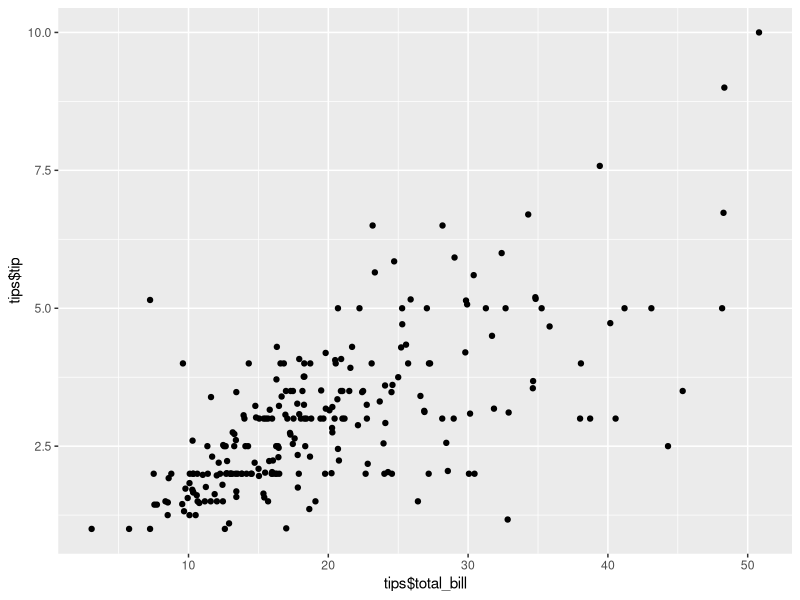
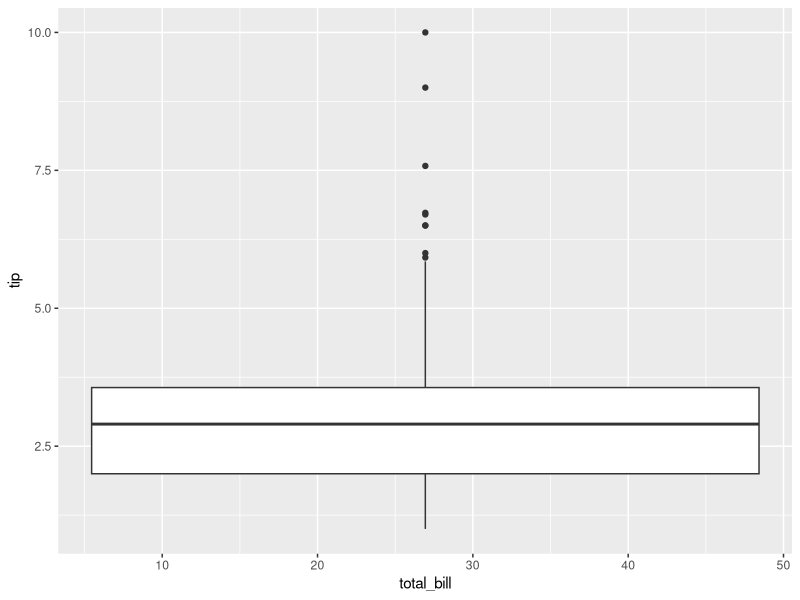
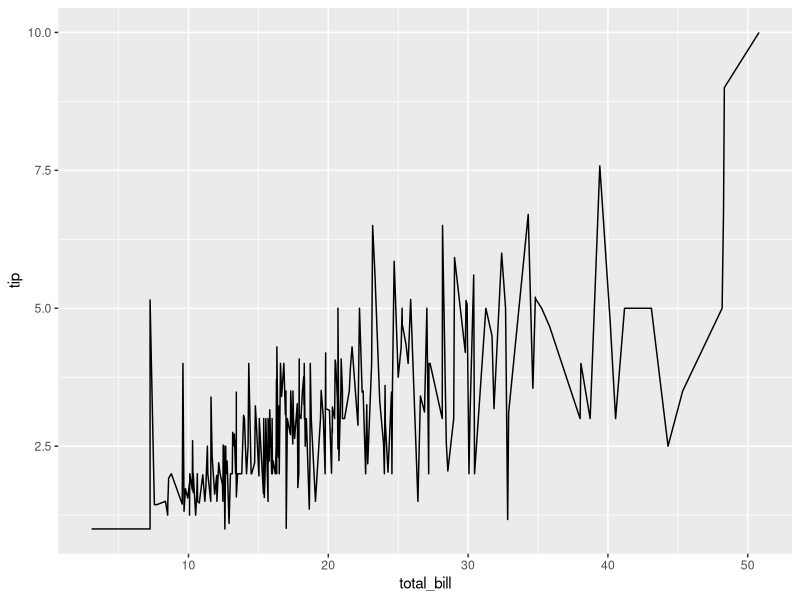
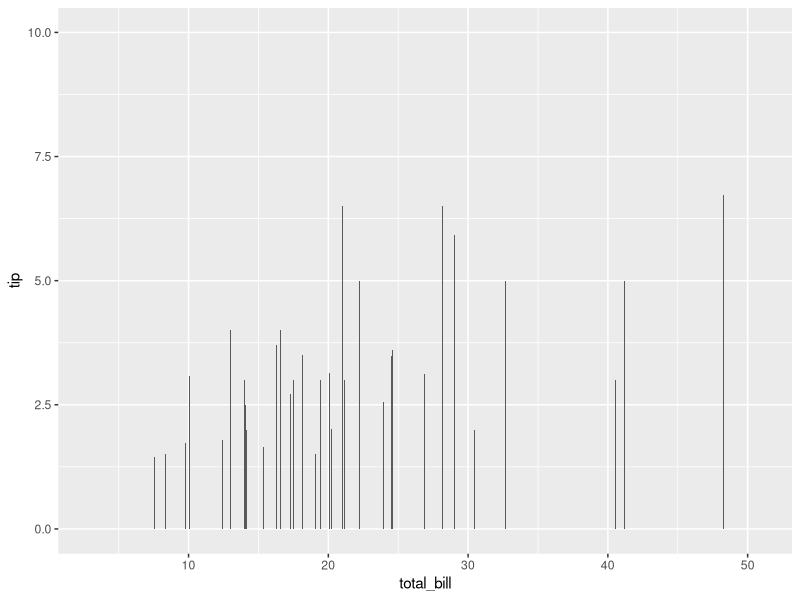
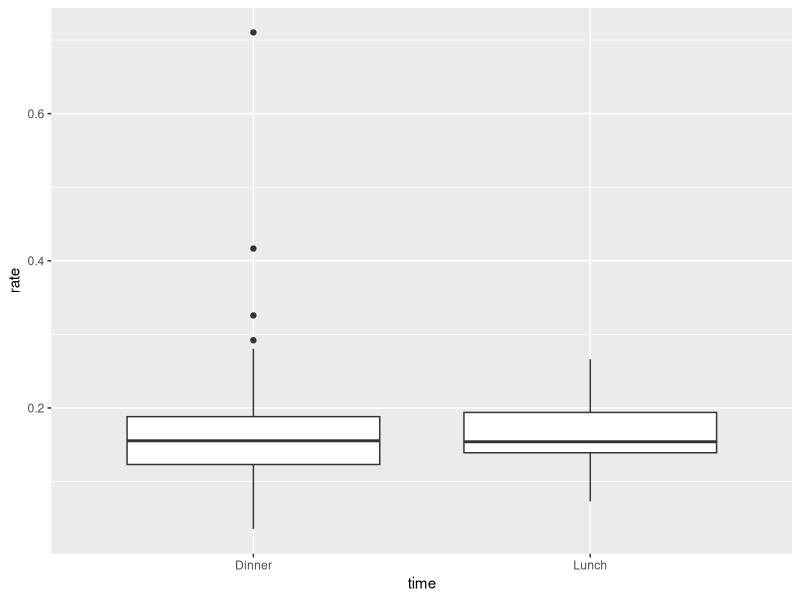
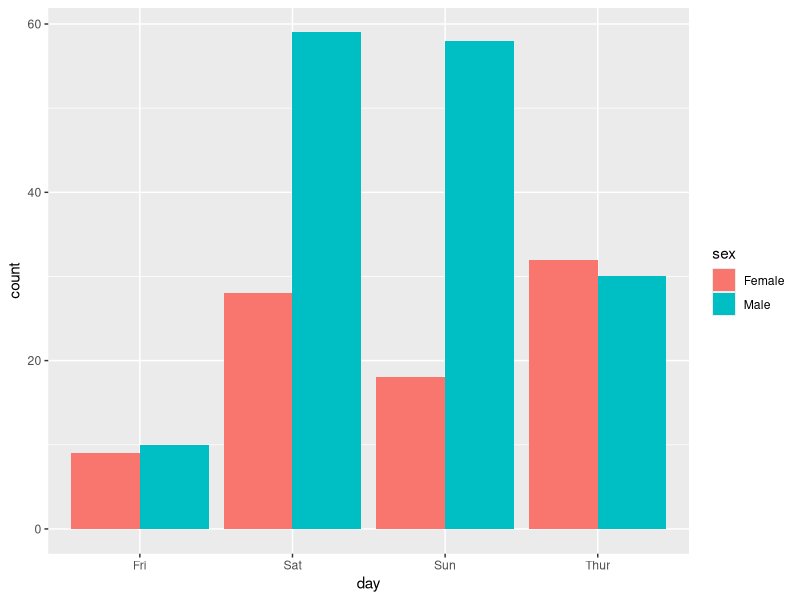

The R source for these figures, in order:
## ---- chunk 1
data(tips, package="reshape2")

head(tips)

#Returns the number 
numParty <- nrow(tips)
#The number of parties
numParty

## ---- chunk 2
#Goes throught the indeces of the columns of the dataframe and returns the typeof them
sapply(tips, typeof)

## ---- chunk 3
tips$day
class(tips$day)
day <- c(tips$day)
#TODO Check this, pretty sure this is a vector
class(day)
day

#TODO order factor levels from Thursday-Sunday
day2 <- factor(tips$day)
relevel(day2, "Thur")
levels(day2)


head(day2)
day2
class(day2)
day2 <- factor(ordered(day2, levels=(c("Thur", "Fri", "Sat","Sun"))))
relevel(day, "Thur")
day2
class(day2)
print(day2)

help(day2)

## ---- chunk 4
#Make a dataframe of the meals with a party greater than or equal to 5 people that was paid by a female
female5 <- tips[tips$sex == 'Female' & tips$size >= 5,]
#Prove that it's a dataframe
class(female5)
#Print the female5 dataframe
female5

## ---- chunk 5
library(ggplot2)
head(tips)
#Scatter plot showing the tips based on the total bill
#TODO make another scatterplot with a trend line?
ggplot(tips, aes(x= tips$total_bill, y=tips$tip))+
  geom_point()
#TOOD Find a way to make a boxplot 
ggplot(tips, aes(x=total_bill, y=tip))+
  geom_boxplot()

ggplot(tips, aes(x=total_bill, y=tip))+
  geom_line()

ggplot(tips, aes(x=total_bill, y=tip))+
  geom_bar(stat="identity")

#TODO find a cleaner way to compare the data

## ---- chunk 6


tiprate <- tips
class(tiprate)

tips$rate <- tiprate$tip/tiprate$total_bill
# TODO get the average of tips
## ---- chunk 7
time = tips$time
level <- levels(time)
time <- factor(time, levels = rev(level))
ggplot(tips, aes(x=time, y=rate))+ geom_boxplot()

## ---- chunk 8
#relationship between tip, total bill, female smoker, male smoker, female non smoker, male non smoker



## ---- chunk 9

ggplot(tips, aes(x=day, fill=sex)) + geom_bar(position="dodge")

